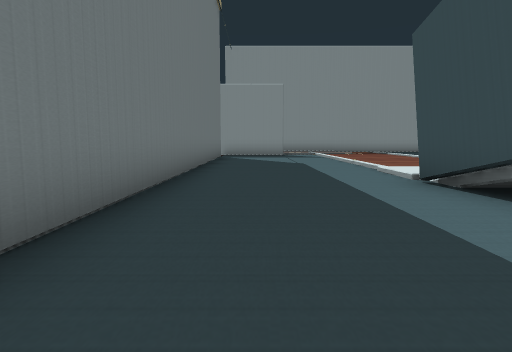
[1] (above)

16 first-person views from a walk through a scene from a Unity 3-D project. The camera is 1.3 m above the floor, tilts 6° down and sees 75° across. The floor is counted in squares, 2 m on a side. Each view is taken from the middle of a square. On the plan, view 1 faces up. The plan holds only what a view shows up to about 10 squares ahead; the rest is blank. The place goes on beyond the plan. The player character is not drawn. Some surface patterns are stand-ins.

[2]
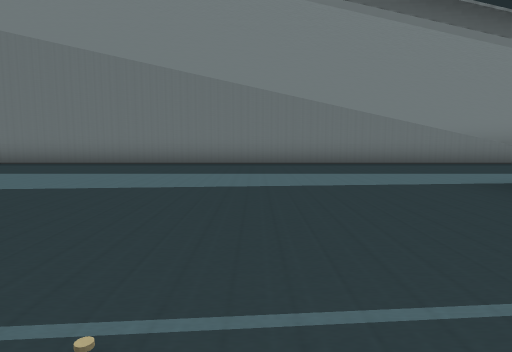

[3]
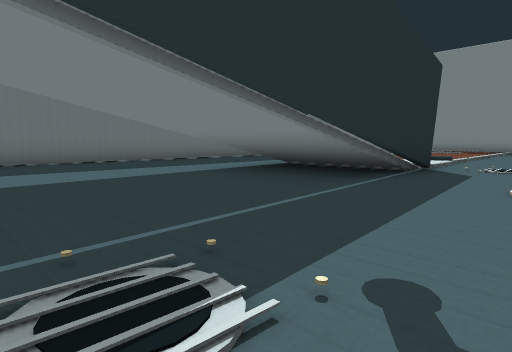

[4]
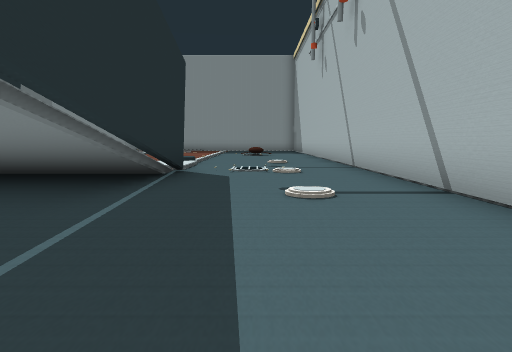

[5]
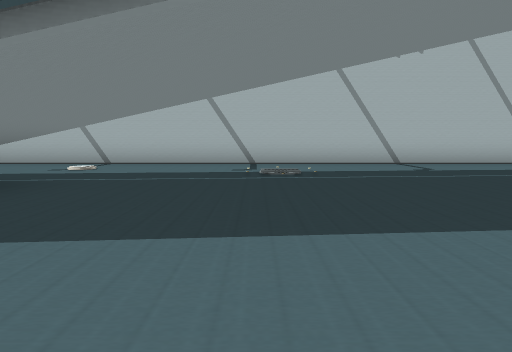

[6]
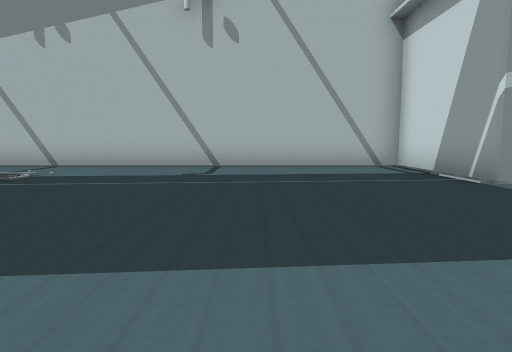

[7]
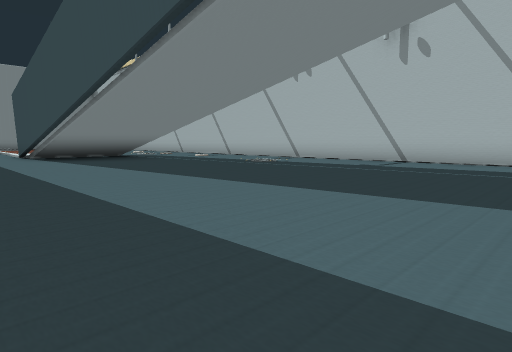

[8]
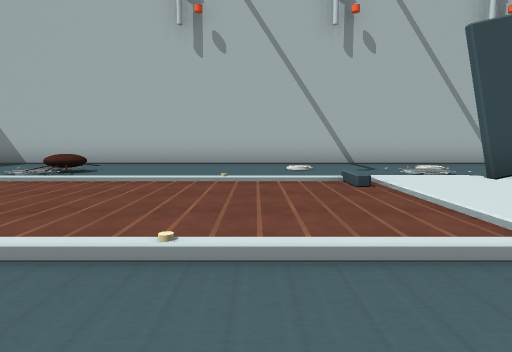

[9]
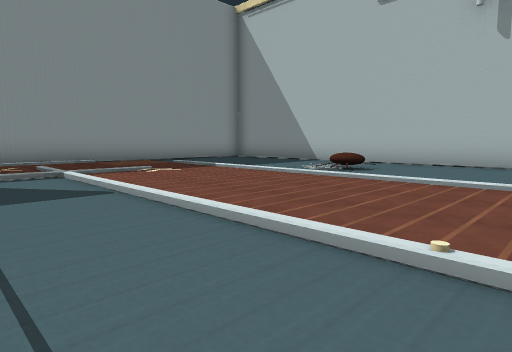

[10]
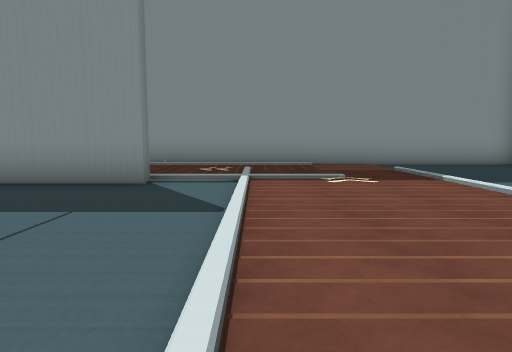

[11]
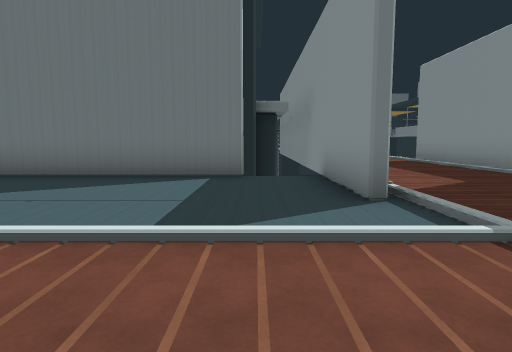

[12]
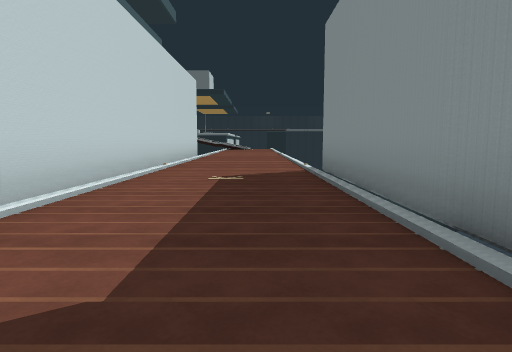

[13]
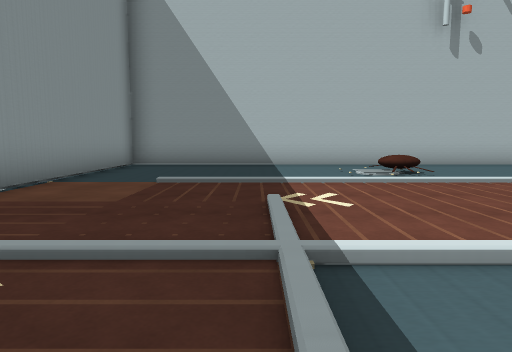

[14]
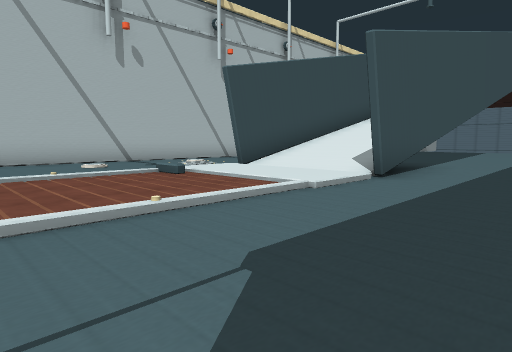

[15]
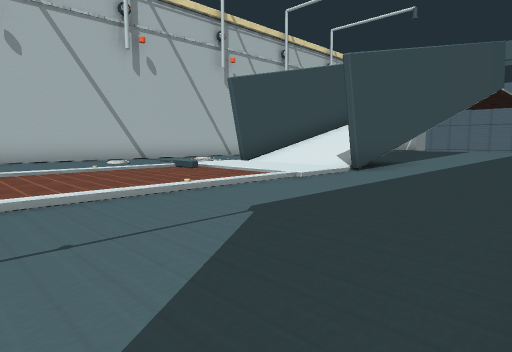

[16]
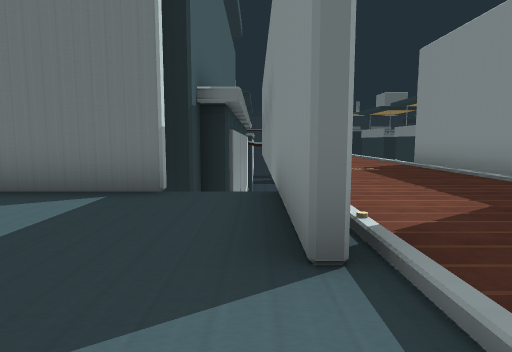

### Floor plan
Key: @ floor where view 1 was taken; # wall or solid block; . main floor; : floor 0.25 m higher than the main floor; + floor 0.75 m higher than the main floor; * floor 1 m higher than the main floor; % floor 1.5 m higher than the main floor; / step, stairs or slope; v drop or lower ground; O other object.
Columns run from 9 left of view 1 to 11 right of it. Each row starts with its distance up from view 1.
 20    ##################
 19 ....................#
 18 ....................#
 17 ....................#
 16 ....................#
 15 ###########.........#
 14       #v............#
 13       ##.........O..#
 12        #............#
 11        #............#
 10        #............#
  9        #............#
  8        #............#
  7        #....::::....#
  6        #....::::....#
  5        #....#::#....#
  4        #....#++#....#
  3        #....#**#....#
  2        #....#%%#....#
  1        #.... //#....#
  0        #.@..........#
 -1        #............#
 -2        #............#
 -3        #............#
 -4        #............#
 -5        #............#
 -6        #............#
 -7        #............#
 -8        #............#
 -9        #............#
-10          ...........#

Positions as (right, up) in squares from view 1, and headings:
1: (0, 0), facing up
2: (8, -2), facing left
3: (9, -3), facing up-left
4: (8, -2), facing up
5: (1, -2), facing right
6: (2, -7), facing right
7: (0, -10), facing up-right
8: (1, 9), facing right
9: (1, 9), facing up-right
10: (3, 10), facing up
11: (5, 14), facing left
12: (1, 18), facing left
13: (1, 16), facing right
14: (0, 11), facing down-right
15: (-1, 12), facing down-right
16: (3, 15), facing left
